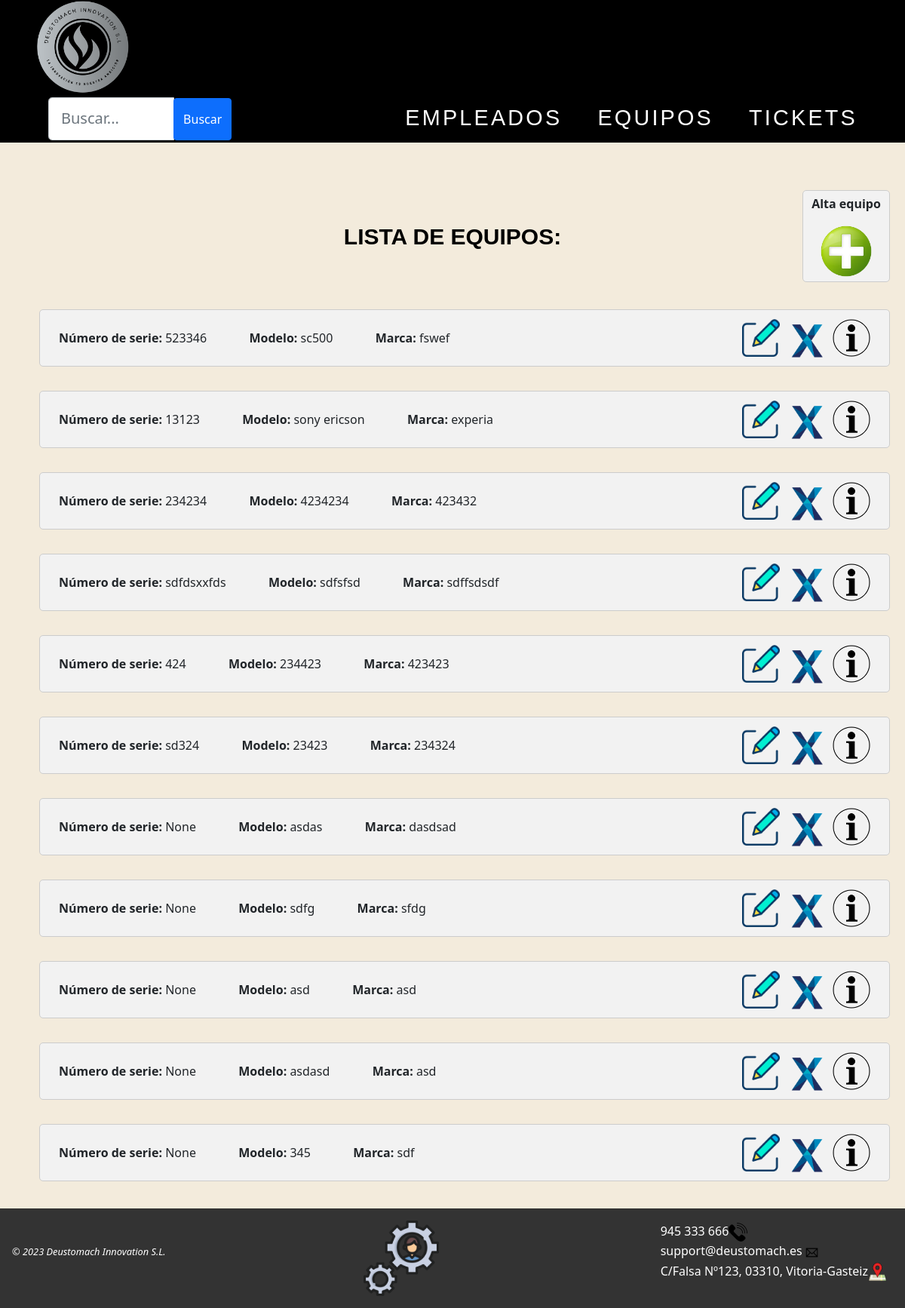
The page /AppWeb/listadoEquipos/ on the database its author committed.
### AppWeb/models.py (models this page shows, shortened)
class Equipo(models.Model):
    nserie = models.CharField(max_length=20, unique=True)
    modelo = models.CharField(max_length=50)
    marca = models.CharField(max_length=30)
    tipo = models.CharField(max_length=20)
    fechaAdquisicion = models.DateField(null=True, blank=True)
    fechaPuestaMarcha = models.DateField(null=True, blank=True)
    provNombre = models.CharField(max_length=30)
    provTelefono = models.IntegerField(default=0)
    planta = models.CharField(max_length=15)

### AppWeb/views.py (the view)
# urls.py: path('AppWeb/listadoEquipos/', views.ListaEquipo.as_view(), name='listado-equipo'),
class ListaEquipo(ListView):
    model = Equipo
    template_name = 'listadoEquipos.html'
    context_object_name = 'equipos'
    def get_queryset(self):
        queryset = super().get_queryset()
        busqueda = self.request.GET.get("buscar")
        if busqueda:
            queryset = queryset.filter(
                Q(nserie__icontains=busqueda) |
                Q(modelo__icontains=busqueda) |
                Q(marca__icontains=busqueda)
            ).distinct()
        return queryset

### AppWeb/Templates/listadoEquipos.html (shortened to what this page needs)
{% extends "homeEquipos.html" %}
{% load static %}
{% block contenido %}
<div class="contenido">
    <div id="totalalta">
        <div id="titulos">
            <h1>LISTA DE EQUIPOS:</h1>
        </div>
        <div id="mas">
            <p><b>Alta equipo</b></p>
            <a href="{% url 'gestion:crear-equipo' %}"><img class="centrado" src="{% static 'images/añadirusr.png' %}"
                    width="70px" title="Crear un empleado nuevo"></a>
        </div>
        {% if object_list %}
        {% for eq in object_list %}
        <ul>
            <div class="objetos">
                <span><b>Número de serie: </b>{{eq.nserie}}</span> &emsp;&emsp;&emsp;
                <b>Modelo: </b>{{eq.modelo}}</span> &emsp;&emsp;&emsp;
                <b>Marca: </b>{{eq.marca}}</span>
                <a id="objetos1" href="{% url 'gestion:detalle-equipo' eq.id %}"><img
                        src="{% static 'images/info.png' %}" title="Pulsa para ver los detalles del equipo"
                        width="50px"></a>
                <a id="objetos1" href="{% url 'gestion:borrar-equipo' eq.id %}"><img
                        src="{% static 'images/delete.png' %}" title="Haz clic para eliminar el equipo"
                        width="50px"></a>
                <a id="objetos1" href="{% url 'gestion:modificar-equipo' eq.id %}"><img
                        src="{% static 'images/editar.png' %}" title="Haz clic para editar este equipo"
                        width="50px"></a>
            </div>
        </ul>
        {% endfor %}
        {% else %}
        <h1>No hay equipos disponibles</h1>
        {% endif %}
    </div>
    {% endblock %}

### AppWeb/static/css/Estilo.css (style rules this page uses)
img { max-width: 100%; height: auto; }
body { background-color: #f3ebdc; position: relative; display: flex; flex-direction: column; min-height: 100vh; }
#totalalta { display: inline; margin-top: auto; }
#titulos { margin-top: 40px; margin-bottom: -100px; }
#mas { margin-left: auto; margin-right: 0; margin-bottom: 20px; padding: 5px; background-color: #f2f2f2; border-radius: 5px; border: 1px solid #ccc; max-width: 10%; text-align: center; }
.contenido { margin: 0 auto; max-width: 1400px; padding: 20px; }
h1 { font-weight: 700; color: black; font-family: sans-serif; font-size: 30px; text-align: center; margin-bottom: 20px; }
#objetos1 { margin-left: 10px; margin-top: -13px; float: right; }
.objetos { justify-content: space-between; background-color: #f2f2f2; padding: 25px; border-radius: 5px; border: 1px solid #ccc; }
a { color: white; text-decoration: none; }

### rows shown on the page
Equipo: nserie "523346", modelo "sc500", marca "fswef"
Equipo: nserie "13123", modelo "sony ericson", marca "experia"
Equipo: nserie "234234", modelo "4234234", marca "423432"
Equipo: nserie "sdfdsxxfds", modelo "sdfsfsd", marca "sdffsdsdf"
Equipo: nserie "424", modelo "234423", marca "423423"
Equipo: nserie "sd324", modelo "23423", marca "234324"
Equipo: nserie "None", modelo "asdas", marca "dasdsad"
Equipo: nserie "None", modelo "sdfg", marca "sfdg"
Equipo: nserie "None", modelo "asd", marca "asd"
Equipo: nserie "None", modelo "asdasd", marca "asd"
Equipo: nserie "None", modelo "345", marca "sdf"
